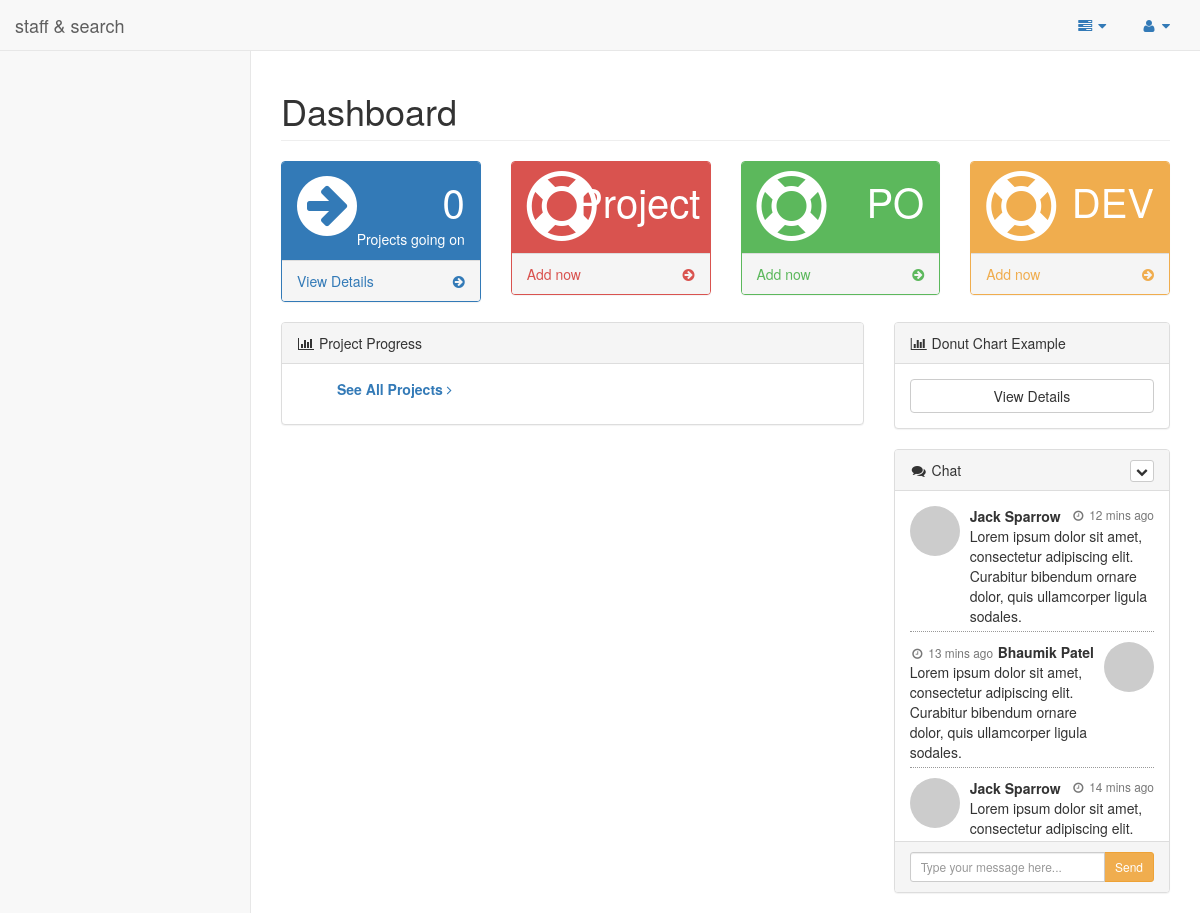
Before: /admin/index.php with the older database file.
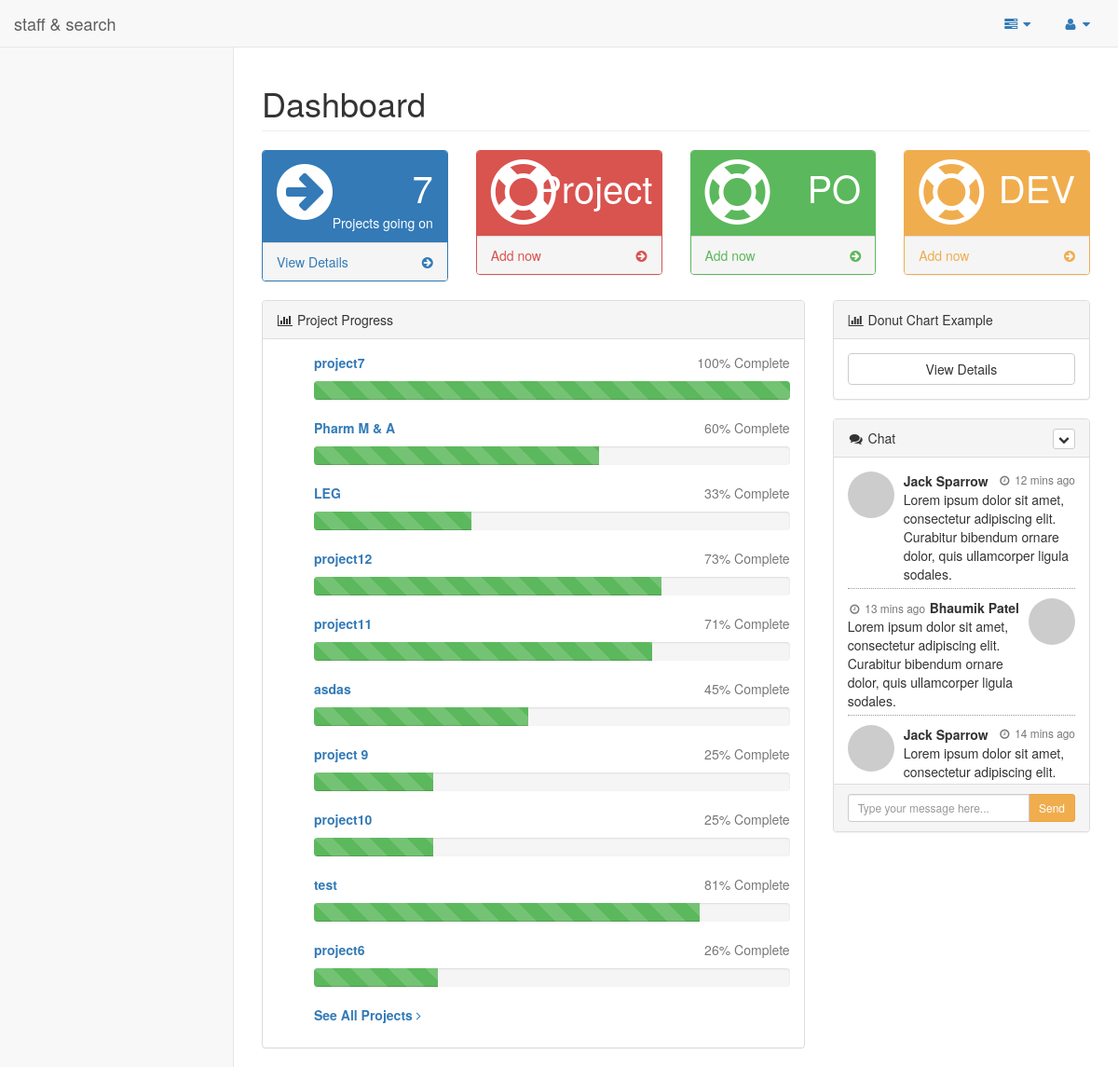
After: the same page with the newer database file.
### tables this page shows
CREATE TABLE IF NOT EXISTS `projects` (
`project_id` int(11) NOT NULL,
  `name` varchar(50) NOT NULL,
  `start_day` date NOT NULL,
  `end_day` date NOT NULL,
  `description` text NOT NULL,
  `tech` text NOT NULL
);

### admin/index.php (the view, shortened to what the changed rows need)
<?php
    include("header.php");
?>
<body>
    <div id="wrapper">
       <?php
        include 'side_and_menu.php';
       ?>
       <?php
        function number_of_projects()
        {
        $res = mysql_query("select * from projects where end_day > curdate()");
        $response = mysql_num_rows($res);
        return $response;
        }
        ?>
        <div id="page-wrapper">
            <div class="row">
                <div class="col-lg-12">
                    <h1 class="page-header">Dashboard</h1>
                </div>
            </div>
            <div class="row">
                <div class="col-lg-3 col-md-6">
                    <div class="panel panel-primary">
                        <div class="panel-heading">
                            <div class="row">
                                <div class="col-xs-9 text-right">
                                    <div class="huge"><?php echo number_of_projects() ?></div>
                                    <div>Projects going on</div>
                                </div>
                            </div>
                        </div>
                    </div>
                </div>
            </div>
            <div class="row">
                <div class="col-lg-8">
                    <div class="panel panel-default">
                        <div class="panel-body">
                            <div id="morris-area-chart">
                                 <ul class="" style="list-style-type: none;">
 <?php
    $res = mysql_query("select * from projects order by end_day asc");
    while ($row = mysql_fetch_assoc($res))
    {
        $pr_id = $row["project_id"];
        $end_day = date_create($row["end_day"]);
        $start_day = date_create($row["start_day"]);
        $diff = date_diff($end_day, $start_day);
        $today = date_create(date("Y-m-d"));
       $diff_cur = date_diff($today, $start_day);
        $per = number_format(($diff_cur->days/$diff->days)*100, 0);
        $name = $row["name"];
        if($per > 100)
        {
            $per = 100;
        }
        echo '<li>
                            <a href="project_details.php?id='.$pr_id.'">
                                <div>
                                    <p>
                                        <strong>'.$name.'</strong>
                                        <span class="pull-right text-muted">'.$per.'% Complete</span>
                                    </p>
                                    <div class="progress progress-striped active">
                                        <div class="progress-bar progress-bar-success" role="progressbar" aria-valuenow="'.$per.'" aria-valuemin="0" aria-valuemax="100" style="width: '.$per.'%">
                                            <span class="sr-only">'.$per.'% Complete (success)</span>
                                        </div>
                                    </div>
                                </div>
                            </a>
                        </li>
    <li class="divider"></li>';
    }
 ?>
                    </ul>
                            </div>
                        </div>
                    </div>
                </div>
            </div>
        </div>
    </div>
</body>
</html>

### admin/head_menu.php (shortened to what the changed rows need)
<div class="navbar-header">
               <a class="navbar-brand" href="index.php">staff & search</a>
           </div>

Changed rows visible on the page:
added projects: name "project7", per "100"
added projects: name "Pharm M & A", per "60"
added projects: name "LEG", per "33"
added projects: name "project12", per "73"
added projects: name "project11", per "71"
added projects: name "asdas", per "45"
added projects: name "project 9", per "25"
added projects: name "project10", per "25"
added projects: name "test", per "81"
added projects: name "project6", per "26"
Other visible differences:
number_of_projects(): "0" → "7"
